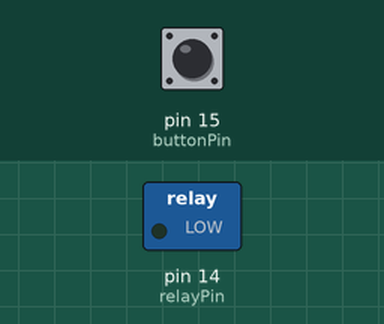
A sketch run on a simulated Arduino Uno, built with avr-gcc and run on an emulated ATmega328P. Parts: switched loads named in the sketch (green lamp = pin HIGH). The inputs (shaded band) are chosen by the test bench; at power-on: pin 15 (buttonPin) HIGH.

Above: at 1.2 s.
1.3 s: pin 15 (buttonPin) pulled LOW for 0.15 s
At 2.5 s:
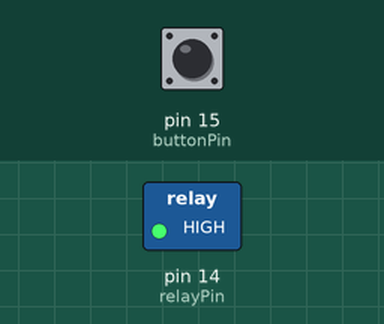
2.9 s: pin 15 (buttonPin) pulled LOW for 1 s
At 3.8 s:
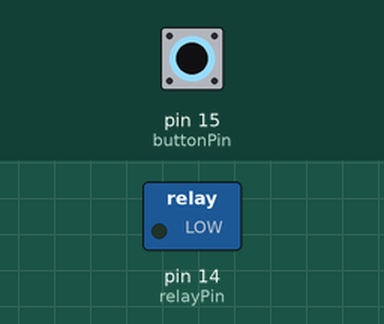
5.4 s: pin 15 (buttonPin) pulled LOW for 3.2 s
At 5.7 s:
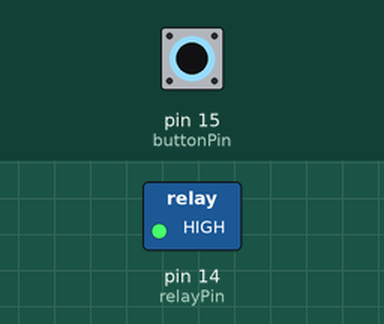
Timing chart, 0 to 8.4 s (numbered marks = the images above; inputs shaded):
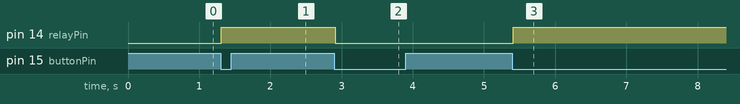

The sketch:

Sketch_17.1_Control_Motor_by_Relay.ino
```cpp
/**********************************************************************
  Filename    : Control Motor by Relay
  Description : Use relay to control motor.
  Auther      : www.freenove.com
  Modification: 2021/10/13
**********************************************************************/
int relayPin = 14;          // the number of the relay pin
int buttonPin = 15;         // the number of the push button pin

int buttonState = HIGH;     // Record button state, and initial the state to high level
int relayState = LOW;       // Record relay state, and initial the state to low level
int lastButtonState = HIGH; // Record the button state of last detection
long lastChangeTime = 0;    // Record the time point for button state change

void setup() {
  pinMode(buttonPin, INPUT);           // Set push button pin into input mode
  pinMode(relayPin, OUTPUT);                  // Set relay pin into output mode
  digitalWrite(relayPin, relayState);         // Set the initial state of relay into "off"
}

void loop() {
  int nowButtonState = digitalRead(buttonPin);// Read current state of button pin
  // If button pin state has changed, record the time point
  if (nowButtonState != lastButtonState) {
    lastChangeTime = millis();
  }
  // If button state changes, and stays stable for a while, then it should have skipped the bounce area
  if (millis() - lastChangeTime > 10) {
    if (buttonState != nowButtonState) {    // Confirm button state has changed
      buttonState = nowButtonState;
      if (buttonState == LOW) {             // Low level indicates the button is pressed
        relayState = !relayState;           // Reverse relay state
        digitalWrite(relayPin, relayState); // Update relay state
      }
    }
  }
  lastButtonState = nowButtonState; // Save the state of last button
}
```

Measured:
- after the input at 1.3 s, pin 14 (relayPin): LOW → HIGH at once
- after the input at 2.9 s, pin 14 (relayPin): HIGH → LOW at once
- after the input at 5.4 s, pin 14 (relayPin): LOW → HIGH at once
